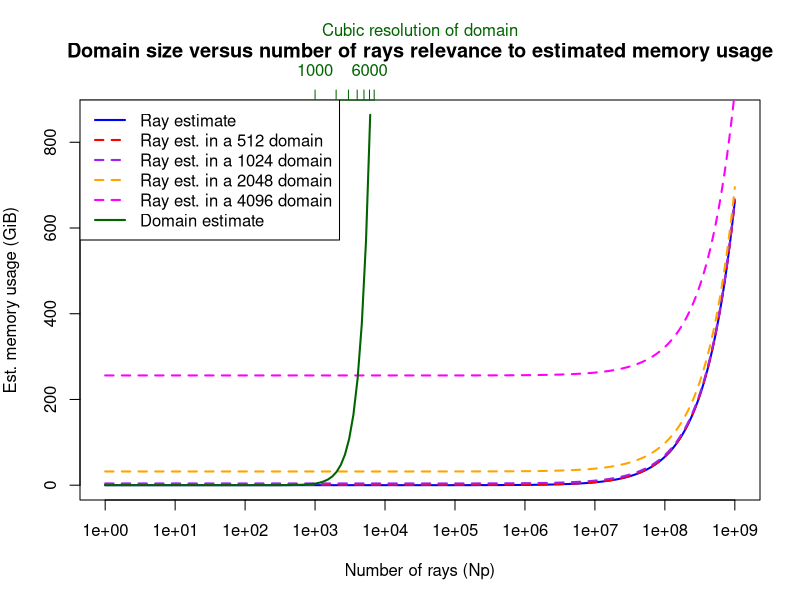

Reproduce this figure in R.
# Create a timestamp string
timestamp <- format(Sys.time(), "%Y%m%d-%H%M%S")
pdf_file <- paste0("domain_vs_rays", "_", timestamp, ".pdf")

pdf(pdf_file, width = 8, height = 6)
par(mar = c(5, 4, 5, 2))  # Extra space at the top for 2nd x-axis

single_ray_estimate = 712
ray_estimate <- function(x, ray_size_bytes = single_ray_estimate) {
  (x * ray_size_bytes) / (1024 * 1024 * 1024) # Bytes to GiB
}

domain_estimate <- function(x) {
  (x / 1024) * (x / 1024) * (x / 1024) * (32 / 8)
}

x1 <- 10^seq(0, 9, length.out = 1000)
y1 <- ray_estimate(x1)

x2 <- 2^seq(0, log(4096 + 2048, base = 2), length.out = 64)
y2 <- domain_estimate(x2)

# Main plot with base-10 log x-axis
plot(x1, y1, type = "l", col = "blue", lwd = 2,
     xlab = "Number of rays (Np)", ylab = "Est. memory usage (GiB)",
     main = "Domain size versus number of rays relevance to estimated memory usage",
     ylim = range(c(y1, y2)),
     log = "x"  # base-10 log scale on x-axis
)

# Additional ray lines (same x scale, so log scale is automatic)
y1_512 <- y1 + domain_estimate(512)
lines(x1, y1_512, col = "red", lwd = 2, lty = 2)

y1_1024 <- y1 + domain_estimate(1024)
lines(x1, y1_1024, col = "purple", lwd = 2, lty = 2)

y1_2048 <- y1 + domain_estimate(2048)
lines(x1, y1_2048, col = "orange", lwd = 2, lty = 2)

y1_4096 <- y1 + domain_estimate(4096)  # fixed: was domain_estimate(2048) before
lines(x1, y1_4096, col = "magenta", lwd = 2, lty = 2)

batcher_results <- function(dims, Np, mem_available_gb = 40, leeway_factor = 1.1, ray_size_bytes = single_ray_estimate) {
  predicted_domain_allocation <- domain_estimate(dims)
  ray_memory_raw <- (ray_size_bytes * Np) / (1024 * 1024 * 1024)

  # Total estimate with leeway factor
  total_estimate <- (predicted_domain_allocation + ray_memory_raw) * leeway_factor

  # Determine ray batches needed to fit memory available
  ray_batch_count <- max(1, ceiling(ray_memory_raw * leeway_factor / mem_available_gb))

  # Effective ray memory per batch
  ray_memory_per_batch <- ray_memory_raw / ray_batch_count

  # Total memory needed per batch (domain + rays per batch)
  total_per_batch <- (predicted_domain_allocation + ray_memory_per_batch) * leeway_factor

  # Determine domain regions needed to fit per batch memory limit
  domain_region_count <- max(1, ceiling(total_per_batch / mem_available_gb))

  # Return the relevant info
  list(
    predicted_domain_allocation_gb = predicted_domain_allocation,
    total_ray_memory_gb = ray_memory_raw,
    total_estimated_memory_gb = total_estimate,
    ray_batch_count = ray_batch_count,
    domain_region_count = domain_region_count,
    total_memory_per_batch_gb = total_per_batch
  )
}

# Overlay second plot (domain estimate) without axes
par(new = TRUE)

plot(x2, y2, type = "l", col = "darkgreen", lwd = 2,
     axes = FALSE, xlab = "", ylab = "", main = "",
     log = "x",  # Important! match log10 scale of bottom axis
     xlim = range(x1),  # ensure x ranges match exactly
     ylim = range(c(y1, y2))  # same y limits
)

axis(side = 3, at = pretty(x2), labels = pretty(x2), col = "darkgreen", col.axis = "darkgreen")
mtext("Cubic resolution of domain", side = 3, line = 3, col = "darkgreen")

legend("topleft",
       legend = c("Ray estimate", "Ray est. in a 512 domain", "Ray est. in a 1024 domain",
                  "Ray est. in a 2048 domain", "Ray est. in a 4096 domain", "Domain estimate"),
       col = c("blue", "red", "purple", "orange", "magenta", "darkgreen"),
       lty = c(1, 2, 2, 2, 2, 1), lwd = 2)

dev.off()
